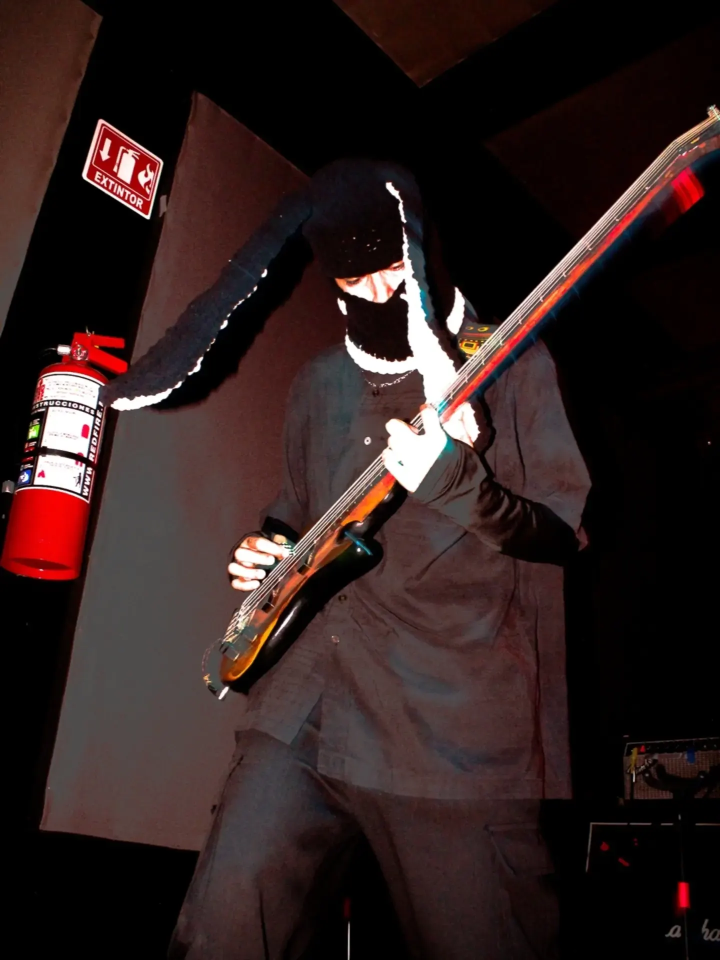
#> input picture assets/img/bajo-extintor-1440.webp, 1440 x 1920 px (shown at 1/2 size)
$ python optimizar_fotos.py ../assets/img/bajo-extintor-1440.webp
#> lines starting #> are read from the running program, lines starting #| are printed output that depends on the picture
"""Optimiza fotos para el sitio: genera versiones de 640 px y del ancho
original (máx. 1600) en AVIF y WebP dentro de assets/img/.

Uso:  python3 herramientas/optimizar_fotos.py material/*.jpg
Requiere Pillow 11+ (pip install pillow).
Imprime la línea lista para pegar en contenido.js (sección archivo).
"""
import sys, pathlib, re, unicodedata
from PIL import Image, ImageOps

OUT = pathlib.Path(__file__).resolve().parent.parent / "assets" / "img"
OUT.mkdir(parents=True, exist_ok=True)

def slug(t):
    t = unicodedata.normalize("NFKD", t).encode("ascii", "ignore").decode()
    return re.sub(r"[^a-z0-9]+", "-", t.lower()).strip("-")

for ruta in sys.argv[1:]:
    p = pathlib.Path(ruta)
    im = ImageOps.exif_transpose(Image.open(p)).convert("RGB")
#> im is the input picture: PIL image 1440x1920 RGB; mean R, G, B 47.2, 31.8, 30.8
    if im.width > 1600:
        im = im.resize((1600, round(im.height * 1600 / im.width)), Image.LANCZOS)
    nombre = slug(p.stem)
    anchos = sorted({min(640, im.width), im.width})
#> anchos = [640, 1440]
    for w in anchos:
        r = im if w == im.width else im.resize((w, round(im.height * w / im.width)), Image.LANCZOS)
        r.save(OUT / f"{nombre}-{w}.webp", quality=78, method=6)
        r.save(OUT / f"{nombre}-{w}.avif", quality=55)
#> this loop made 2 passes
#> pass 1, `r = im if w == im.width else im.resize((w, round(im.height * w / im.wi..`:
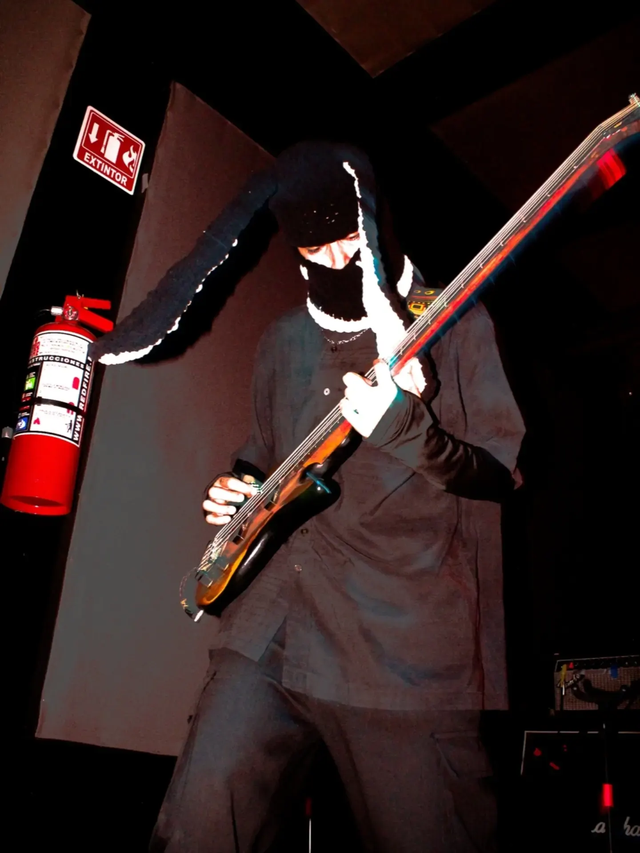
#> r: PIL image 640x853 RGB; mean R, G, B 47.2, 31.8, 30.8
    print(f'{{ tipo: "foto", src: "assets/img/{nombre}", anchos: {anchos}, w: {im.width}, h: {im.height}, alt: "", pie: "" }},')
#| { tipo: "foto", src: "assets/img/bajo-extintor-1440", anchos: [640, 1440], w: 1440, h: 1920, alt: "", pie: "" },

$ run again, on assets/img/bajo-guitarra-rojo-1600.webp
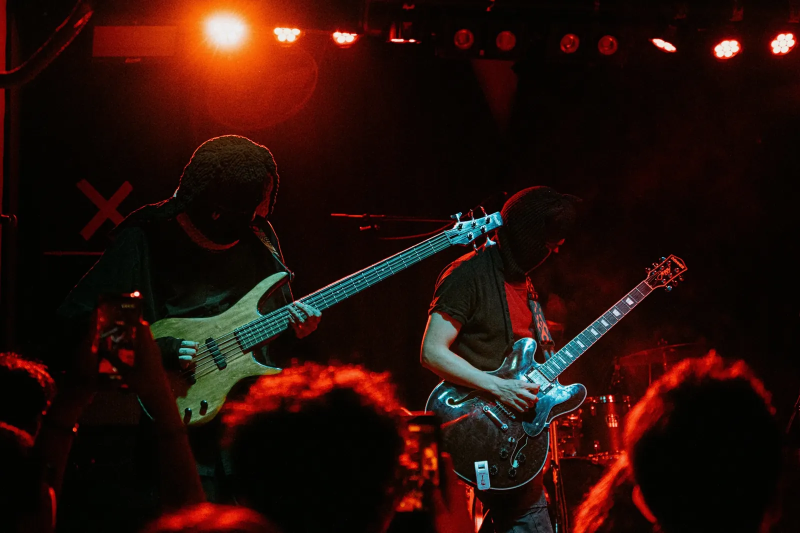
#> input picture assets/img/bajo-guitarra-rojo-1600.webp, 1600 x 1066 px (shown at 1/2 size)
#> im is the input picture: PIL image 1600x1066 RGB; mean R, G, B 39, 15.9, 10.5
#> the loop `for w in anchos:` made 2 passes
#> pass 1, `r = im if w == im.width else im.resize((w, round(im.height * w / im.wi..`:
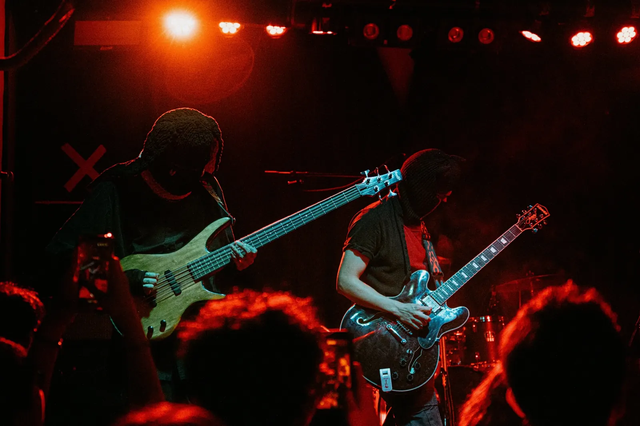
#> r: PIL image 640x426 RGB; mean R, G, B 39, 15.9, 10.5
#| { tipo: "foto", src: "assets/img/bajo-guitarra-rojo-1600", anchos: [640, 1600], w: 1600, h: 1066, alt: "", pie: "" },

$ run again, on assets/img/bajo-tejido-1600.webp
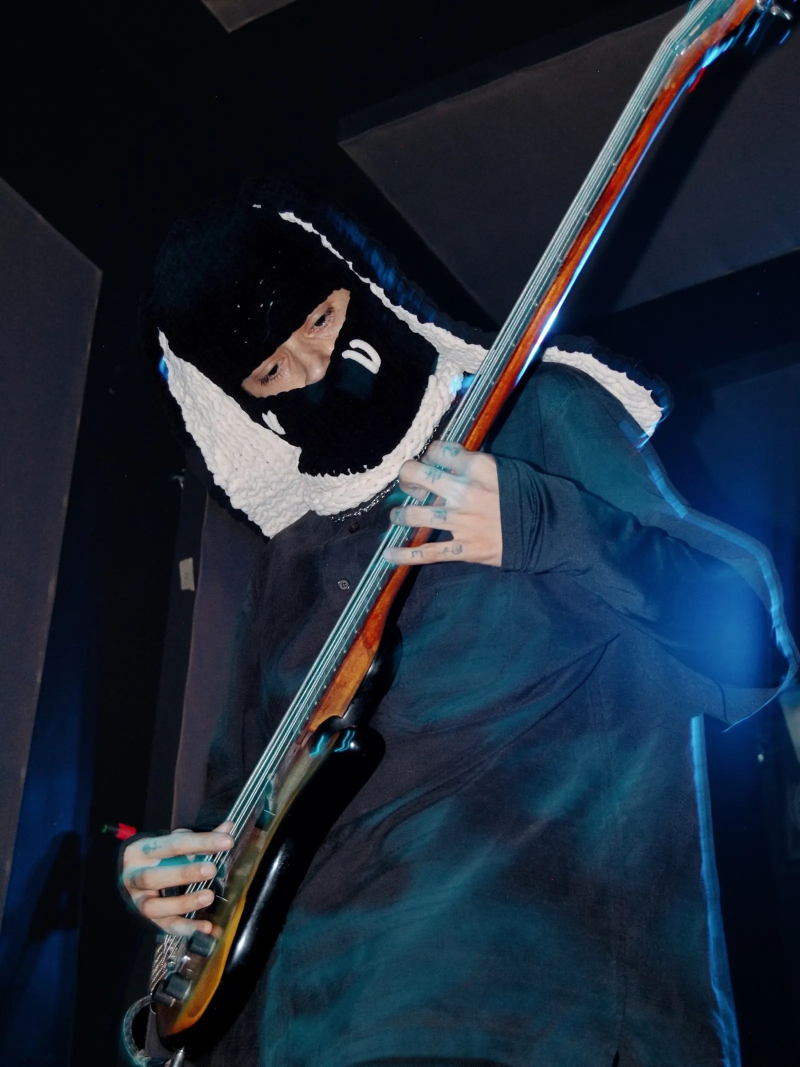
#> input picture assets/img/bajo-tejido-1600.webp, 1600 x 2133 px (shown at 1/2 size)
#> im is the input picture: PIL image 1600x2133 RGB; mean R, G, B 29, 40.6, 55.1
#> the loop `for w in anchos:` made 2 passes
#> pass 1, `r = im if w == im.width else im.resize((w, round(im.height * w / im.wi..`:
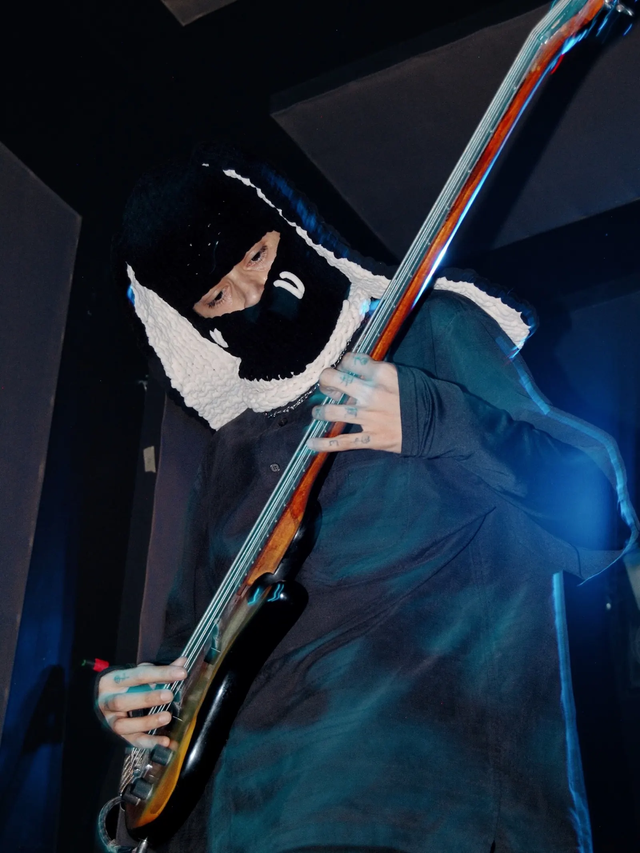
#> r: PIL image 640x853 RGB; mean R, G, B 29, 40.6, 55.1
#| { tipo: "foto", src: "assets/img/bajo-tejido-1600", anchos: [640, 1600], w: 1600, h: 2133, alt: "", pie: "" },
